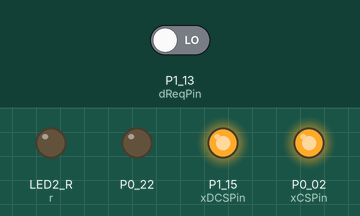
Recording of a program running on a simulated CircuitPython board. Parts: output pins drawn as LEDs (lit = HIGH). Inputs (shaded band) come from the test bench; at power-on: P1_13 (dReqPin) LOW. Pins used as bus, display or sensor lines are not drawn; what the program prints to the serial console is not drawn.

Above: at 0.1 s.
Timing chart, 0 to 1.6 s (numbered marks = the images above):
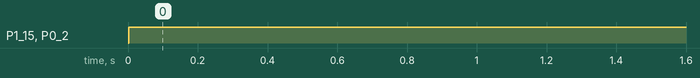

Measured:
- by itself, P1_15 (xDCSPin), P0_02 (xCSPin): LOW → HIGH at 0.00 s

The program:

main.py
```python
# (licence header left out)
# Set to False if you want to run to stream the music over BLE
PLAY_FROM_FLASH = True

import board
import digitalio
import time
from vs1053 import Player
from softspi import SoftSPI

r = digitalio.DigitalInOut(board.LED2_R)
r.switch_to_output(False)
r.value = False

print ("Init!")

spi = SoftSPI(board.P0_22, MISO=board.P0_20, MOSI=board.P1_00)
player = Player(
    spi,
    xResetPin = board.P1_10,
    dReqPin = board.P1_13,
    xDCSPin = board.P1_15,
    xCSPin = board.P0_02,
    CSPin = board.P0_24
)
player.setVolume(1.0)

print ("Play!")

if PLAY_FROM_FLASH:
    inputFile = open('promo.mp3', mode='rb')
    startTime = time.monotonic()
    buf = bytearray(32)
    while inputFile.readinto(buf):
        player.writeData(buf)
    print("Total time:", time.monotonic() - startTime)
else:
    import ble
    ble.setPlayer(player)
    while True:
        time.sleep(0.2)
        r.value = not r.value
    
```

vs1053.py
```python
# (licence header left out)
import digitalio
import time
import board

SPI_BAUDRATE = 2000000

VS_WRITE_COMMAND = 0x02
VS_READ_COMMAND = 0x03

SPI_MODE    = 0x0
SPI_STATUS  = 0x1
SPI_BASS    = 0x2
SPI_CLOCKF  = 0x3
SPI_DECODE_TIME  = 0x4
SPI_AUDATA  = 0x5
SPI_WRAM    = 0x6
SPI_WRAMADDR= 0x7
SPI_HDAT0   = 0x8
SPI_HDAT1   = 0x9
SPI_AIADDR  = 0xa
SPI_VOL     = 0xb
SPI_AICTRL0 = 0xc
SPI_AICTRL1 = 0xd
SPI_AICTRL2 = 0xe
SPI_AICTRL3 = 0xf

SM_DIFF     = 0x01
SM_JUMP     = 0x02
SM_RESET    = 0x04
SM_OUTOFWAV = 0x08
SM_PDOWN    = 0x10
SM_TESTS    = 0x20
SM_STREAM   = 0x40
SM_PLUSV    = 0x80
SM_DACT     = 0x100
SM_SDIORD   = 0x200
SM_SDISHARE = 0x400
SM_SDINEW   = 0x800
SM_ADPCM    = 0x1000
SM_ADPCM_HP = 0x2000

class Player:
    def __init__(self, spi, xResetPin, dReqPin, xDCSPin, xCSPin, CSPin = None):
        self.xReset = digitalio.DigitalInOut(xResetPin)
        self.xReset.direction = digitalio.Direction.OUTPUT
        self.dReq = digitalio.DigitalInOut(dReqPin)
        self.dReq.direction = digitalio.Direction.INPUT
        self.xDCS = digitalio.DigitalInOut(xDCSPin)
        self.xDCS.direction = digitalio.Direction.OUTPUT
        self.xCS = digitalio.DigitalInOut(xCSPin)
        self.xCS.direction = digitalio.Direction.OUTPUT

        if CSPin:
            self.CS = digitalio.DigitalInOut(CSPin)
            self.CS.direction = digitalio.Direction.OUTPUT
            self.CS.value = True

        self.xDCS.value = True
        self.xCS.value = True
        self.spi = spi
        self.reset()

    def reset(self):
        self.xReset.value = False
        time.sleep(0.002); # It is a must, 2ms
        self.xCS.value = True
        self.xDCS.value = True
        self.xReset.value = True
        self.softReset()

    def waitForDREQ(self):
        while not self.dReq.value:
            pass

    def writeRegister(self, addressByte, value):
        while not self.spi.try_lock():
            pass
        try:
            self.xDCS.value = True
            self.waitForDREQ()
            self.xCS.value = False
            self.spi.configure(baudrate=SPI_BAUDRATE)
            self.spi.write(bytes([VS_WRITE_COMMAND, addressByte, value >> 8, value & 0xFF]))
            self.xCS.value = True
        finally:
            self.spi.unlock()

    def readRegister(self, addressByte):
        while not self.spi.try_lock():
            pass
        try:
            self.xDCS.value = True
            self.waitForDREQ()
            self.xCS.value = False
            self.spi.configure(baudrate=SPI_BAUDRATE)
            result = bytearray(4)
            self.spi.write_readinto(bytes([VS_READ_COMMAND, addressByte, 0xff, 0xff]), result)
            self.xCS.value = True
            return (result[2] << 8) | result[3]
        finally:
            self.spi.unlock()

    def writeData(self, buf):
        self.waitForDREQ()
        self.xDCS.value = False
        while not self.spi.try_lock():
            pass
        try:
            self.spi.write(buf)
        finally:
            self.spi.unlock()
        self.xDCS.value = True

    def setVolume(self, volume):
        """ Sets the volume to the given value (the range is 0 to 1.0).
        Volume is not linear, so values below 0.75 are likely to be too quite to hear.

        Setting the volume to 0 will power down the analog part of the chip,
        thus saving power.
        """
        self.setChannelVolume(volume, volume)

    def setChannelVolume(self, left, right):
        """ Sets the volume for each of the channels (left, right). The range is 0 to 1.0 """
        left = max(min(1.0, left), 0)
        right = max(min(1.0, right), 0)
        leftVal = round((1 - left) * 255)
        rightVal = round((1 - right) * 255)
        self.writeRegister(SPI_VOL, leftVal << 8 | rightVal)

    def softReset(self):
        """ Soft Reset of VS10xx """
        self.writeRegister(SPI_MODE, 0x0804) # Newmode, Reset, No L1-2
        time.sleep(0.002)
        self.waitForDREQ()
        self.writeRegister(SPI_HDAT0, 0xABAD)
        self.writeRegister(SPI_HDAT1, 0x1DEA)
        time.sleep(0.1)
        # Sanity check
        if self.readRegister(SPI_HDAT0) != 0xABAD or self.readRegister(SPI_HDAT1) != 0x1DEA:
            pass # Disabled for SoftSPI PoC (as we only send is implemented)
            # raise RuntimeError("VS10xx Reset failed!")

        self.writeRegister(SPI_CLOCKF,0xC000)   # Set the clock
        self.writeRegister(SPI_AUDATA,0xBB81)   # Sample rate 48k, stereo
        self.writeRegister(SPI_BASS, 0x0055)    # Set accent
        self.setVolume(1)

        self.waitForDREQ()
```

softspi.py
```python
# (licence header left out)
import digitalio

class SoftSPI:
    def __init__(self, clk, MOSI, MISO):
        self.clk = digitalio.DigitalInOut(clk)
        self.clk.direction = digitalio.Direction.OUTPUT
        self.MOSI = digitalio.DigitalInOut(MOSI)
        self.MOSI.direction = digitalio.Direction.OUTPUT
        self.MISO = digitalio.DigitalInOut(MISO)
        self.MISO.direction = digitalio.Direction.INPUT

    def configure(self, baudrate=500000, polarity=0):
        pass

    def try_lock(self):
        return True

    def unlock(self):
        pass

    def write(self, data):
        @micropython.viper
        def sendByte(b: int):
            gpio0_set = ptr32(0x50000508)
            gpio0_clr = ptr32(0x5000050c)
            gpio1_set = ptr32(0x50000808)
            gpio1_clr = ptr32(0x5000080c)
            clk = 1 << 22
            mosi = 1 << 0
            for i in range(7, -1, -1):  # [7 to 0]
                gpio0_clr[0] = clk      # Clock Low
                if b & (1 << i):
                    gpio1_set[0] = mosi
                else:
                    gpio1_clr[0] = mosi
                gpio0_set[0] = clk      # Clock High

        for b in data:
            sendByte(b)

    def write_readinto(self, data, target):
        self.write(data)
```
